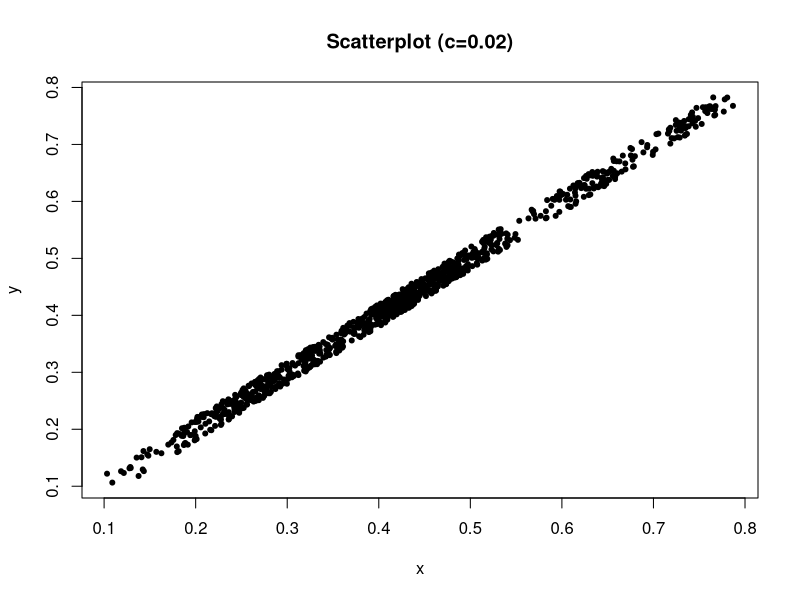
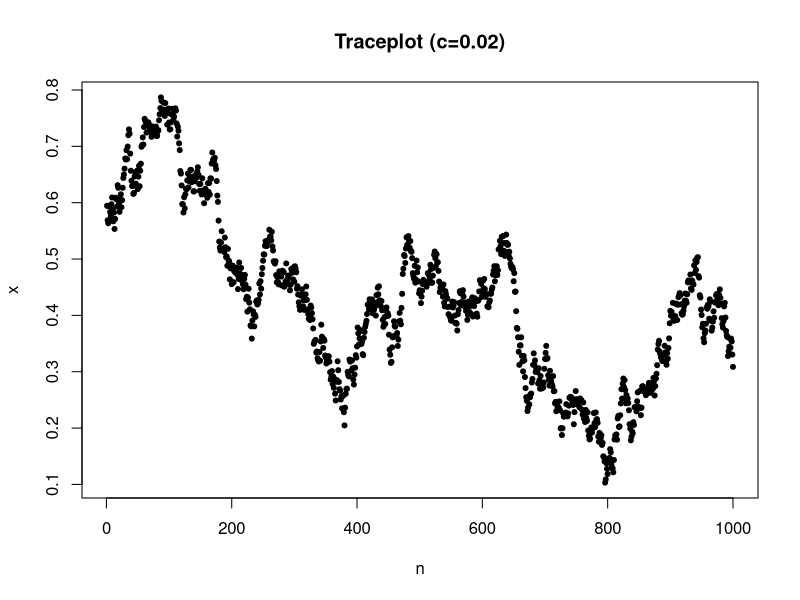

The R script that drew these images, in order:
## Initialize parameters ##
c = 0.02
n = 10^3
y = runif(1,0,1)

## Initialize vectors ##
xval = rep(NA,n)
yval = rep(NA,n)

yval[1] = y

x = runif(1,0,1)
while(abs(x-y)>=c){
  x = runif(1,0,1)
}
xval[1] = x;

## Gibbs Sampler ##
for(i in 2:n){
  y = runif(1,0,1)
  while(abs(xval[i-1]-y)>=c){
    y = runif(1,0,1)
  }
  yval[i] = y
  
  x = runif(1,0,1)
  while(abs(yval[i]-x)>=c){
    x = runif(1,0,1)
  }
  xval[i] = x
}

## Plot ##
##png("scat_002.png")
plot(xval, yval, pch=20, main = "Scatterplot (c=0.02)", xlab = "x", ylab = "y")
##dev.off()

##png("trace_002.png")
plot(1:n,xval,pch=20, main = "Traceplot (c=0.02)", xlab = "n", ylab = "x")
##dev.off()